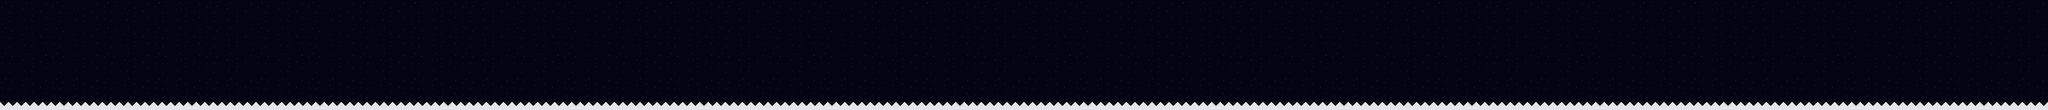

A level layout from a 2D game, rendered from its tile map. Below: a short description, then the map file with tile-grid data replaced by summaries:
An orthogonal 240x13 tile map with 16x16 px tiles, 2 tile layers (background, floor) and 1 object.

<map version="1.0" orientation="orthogonal" renderorder="right-down" width="240" height="13" tilewidth="16" tileheight="16" nextobjectid="27">
 <tileset firstgid="1" name="levelsheet" tilewidth="16" tileheight="16" tilecount="629" columns="37">
  <image source="Dream/levelsheet.png" width="594" height="282" />
 </tileset>
 <objectgroup name="ground">
  <object id="26" x="0.363636" y="192" width="2736" height="16" />
 </objectgroup>
 <layer name="background" width="240" height="13" opacity="0.9">
  <data>[3120 cells, 3120 non-empty, 18 distinct tile ids]</data>
 </layer>
 <layer name="floor" width="240" height="13">
  <data>[3120 cells, 240 non-empty, 1 distinct tile ids]</data>
 </layer>
</map>